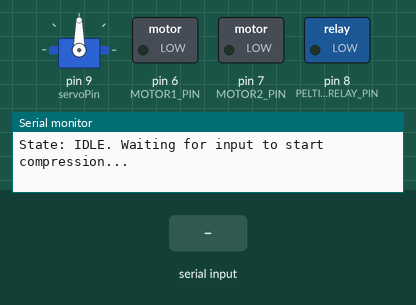
Simulated run of this sketch. Board: Arduino Uno, built with avr-gcc and run on an emulated ATmega328P. On the bench: servo, switched loads named in the sketch (green lamp = pin HIGH), the last lines printed to the serial monitor. Inputs (shaded band) come from the test bench.

Above: at 1.2 s.
1.3 s: "s" received over Serial
At 2.21 s:
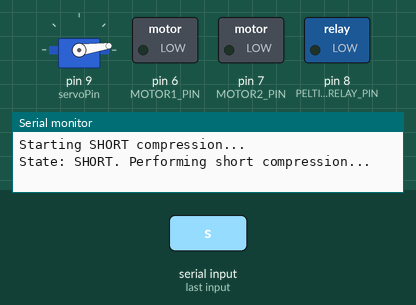
7.3 s: "l" received over Serial
At 10.06 s:
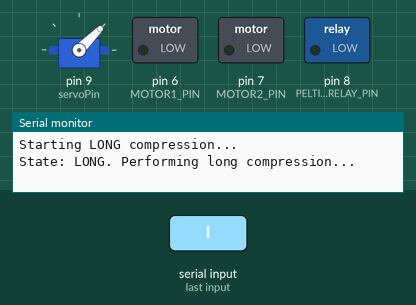
Timing chart, 0 to 14.7 s (numbered marks = the images above; inputs shaded):
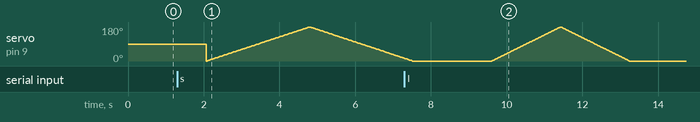

The sketch:

main.ino
```cpp
#include <Arduino.h>
#include "fsm.h"
#include "servo_control.h"
#include "vibration_control.h"

void setup() {
    Serial.begin(9600);
    while (!Serial);
    Serial.println("System initialized. Starting in IDLE state.");

    servoSetup();       // Initialize servo
    vibrationSetup();   // Initialize motors and Peltier
}

void loop() {
    handleFSM();  // Call FSM loop
}
```

fsm.h
```cpp
#ifndef FSM_H
#define FSM_H

enum State {
    IDLE,
    SHORT,
    LONG,
    RELEASE
};

extern State currentState;  // Global variable to track state

void handleFSM();  // Function to handle state transitions

#endif
```

fsm.ino
```cpp
#include "fsm.h"
#include "servo_control.h"
#include <Arduino.h>

State currentState = IDLE;  // Start in IDLE state

void handleFSM() {
    switch (currentState) {
        case IDLE:
            Serial.println("State: IDLE. Waiting for input to start compression...");
            if (Serial.available() > 0) {
                char input = Serial.read();
                if (input == 's') {
                    Serial.println("Starting SHORT compression...");
                    currentState = SHORT;
                } else if (input == 'l') {
                    Serial.println("Starting LONG compression...");
                    currentState = LONG;
                }
            }
            delay(500);
            break;

        case SHORT:
            Serial.println("State: SHORT. Performing short compression...");
            moveServoShort();  // Call function from servo_control.cpp
            Serial.println("Short compression done. Moving to RELEASE state.");
            currentState = RELEASE;
            break;

        case LONG:
            Serial.println("State: LONG. Performing long compression...");
            moveServoLong();  // Call function from servo_control.cpp
            Serial.println("Long compression done. Moving to RELEASE state.");
            currentState = RELEASE;
            break;

        case RELEASE:
            Serial.println("State: RELEASE. Releasing...");
            delay(1500);
            Serial.println("Release complete. Returning to IDLE.");
            currentState = IDLE;
            break;
    }
}
```

heart_rate.cpp
```cpp

```

servo_control.cpp
```cpp
#include "servo_control.h"
#include <Servo.h>
#include <Arduino.h>

Servo myservo;
const int servoPin = 9;

void servoSetup() {
    myservo.attach(servoPin);
}

void moveServoShort() {
    for (int pos = 0; pos <= 180; pos += 1) {
        myservo.write(pos);
        delay(15);
    }
    for (int pos = 180; pos >= 0; pos -= 1) {
        myservo.write(pos);
        delay(15);
    }
}

void moveServoLong() {
    for (int pos = 0; pos <= 180; pos += 1) {
        myservo.write(pos);
        delay(10);
    }
    for (int pos = 180; pos >= 0; pos -= 1) {
        myservo.write(pos);
        delay(10);
    }
}
```

servo_control.h
```cpp
#ifndef SERVO_CONTROL_H
#define SERVO_CONTROL_H

void servoSetup();
void moveServoShort();
void moveServoLong();

#endif
```

vibration_control.cpp
```cpp
#include "vibration_control.h"
#include <Arduino.h>

#define MOTOR1_PIN 6
#define MOTOR2_PIN 7
#define PELTIER_RELAY_PIN 8

void vibrationSetup() {
    pinMode(MOTOR1_PIN, OUTPUT);
    pinMode(MOTOR2_PIN, OUTPUT);
    pinMode(PELTIER_RELAY_PIN, OUTPUT);
}

void activateVibrationShort() {
    Serial.println("Vibration: Short mode");
    analogWrite(MOTOR1_PIN, 255);
    analogWrite(MOTOR2_PIN, 255);
    digitalWrite(PELTIER_RELAY_PIN, HIGH);
    delay(1000);
    analogWrite(MOTOR1_PIN, 0);
    analogWrite(MOTOR2_PIN, 0);
    digitalWrite(PELTIER_RELAY_PIN, LOW);
}

void activateVibrationLong() {
    Serial.println("Vibration: Long mode");
    digitalWrite(PELTIER_RELAY_PIN, HIGH);

    for (int i = 0; i <= 255; i += 5) {
        analogWrite(MOTOR1_PIN, i);
        analogWrite(MOTOR2_PIN, i);
        delay(50);
    }
    delay(2000);
    for (int i = 255; i >= 0; i -= 5) {
        analogWrite(MOTOR1_PIN, i);
        analogWrite(MOTOR2_PIN, i);
        delay(50);
    }
    digitalWrite(PELTIER_RELAY_PIN, LOW);
}

void stopVibration() {
    Serial.println("Stopping vibration...");
    analogWrite(MOTOR1_PIN, 0);
    analogWrite(MOTOR2_PIN, 0);
    digitalWrite(PELTIER_RELAY_PIN, LOW);
}
```

vibration_control.h
```cpp
#ifndef VIBRATION_CONTROL_H
#define VIBRATION_CONTROL_H

void vibrationSetup();
void activateVibrationShort();
void activateVibrationLong();
void stopVibration();

#endif
```
